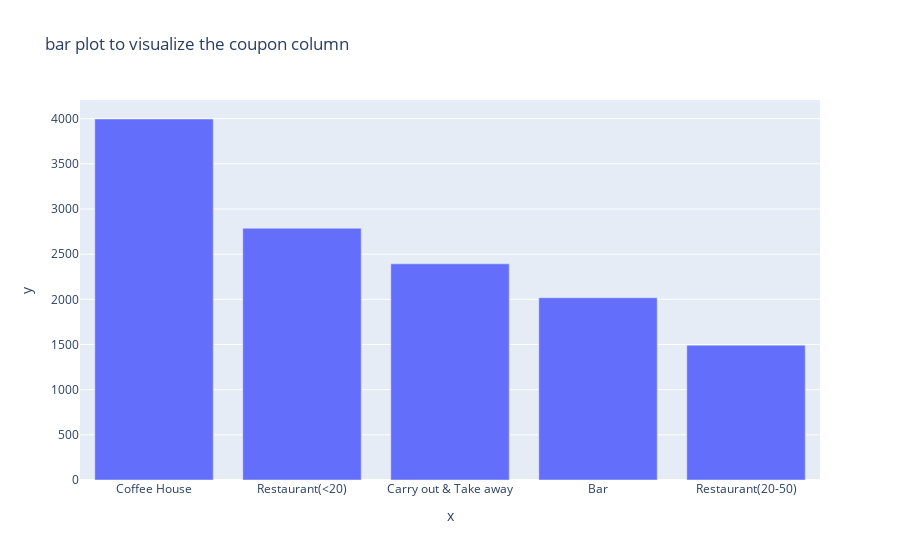

Source (notebook cell):
### Code cell
#a plotly for each coupons 
arranged_coupons=['Coffee House','Restaurant(<20)', 'Carry out & Take away', 'Bar', 'Restaurant(20-50)']
px.bar(x=arranged_coupons, y=data['coupon'].value_counts(),title='bar plot to visualize the coupon column')

### Figure 1 — Plotly figure (JSON) as saved in the notebook; plotly's stock layout.template omitted (floating-point values rounded to 4 significant figures)
{"data": [{"alignmentgroup": "True", "hovertemplate": "x=%{x}<br>y=%{y}<extra></extra>", "legendgroup": "", "marker": {"color": "#636efa", "pattern": {"shape": ""}}, "name": "", "offsetgroup": "", "orientation": "v", "showlegend": false, "textposition": "auto", "type": "bar", "x": ["Coffee House", "Restaurant(<20)", "Carry out & Take away", "Bar", "Restaurant(20-50)"], "xaxis": "x", "y": [3996, 2786, 2393, 2017, 1492], "yaxis": "y"}], "layout": {"barmode": "relative", "legend": {"tracegroupgap": 0}, "title": {"text": "bar plot to visualize the coupon column"}, "xaxis": {"anchor": "y", "domain": [0, 1], "title": {"text": "x"}}, "yaxis": {"anchor": "x", "domain": [0, 1], "title": {"text": "y"}}}}
